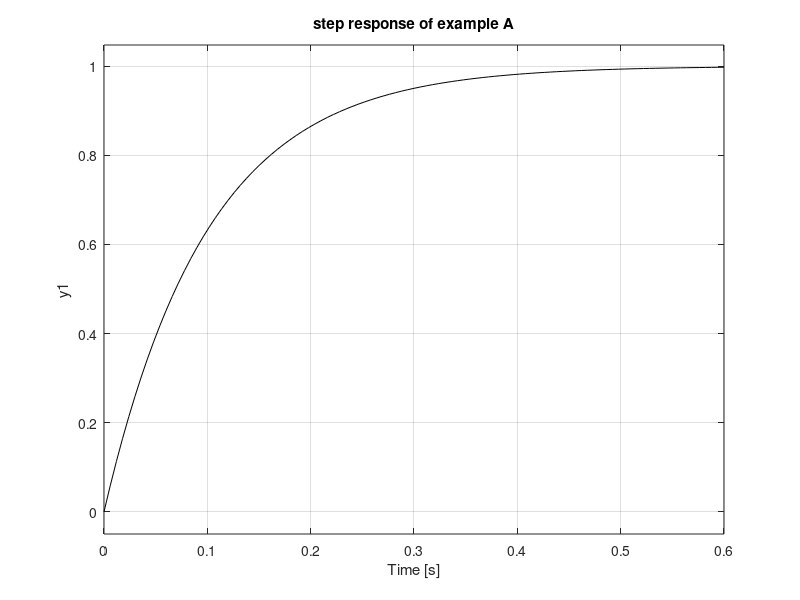

MATLAB code for this plot:
% Step response of example A
R=1; C=0.1; %values of the components
num=[1]; % transfer function numerator;
den=[R*C 1]; %transfer function denominator
G=tf(num,den); %transfer function
step(G,'k'); %step response of G
title('step response of example A')
